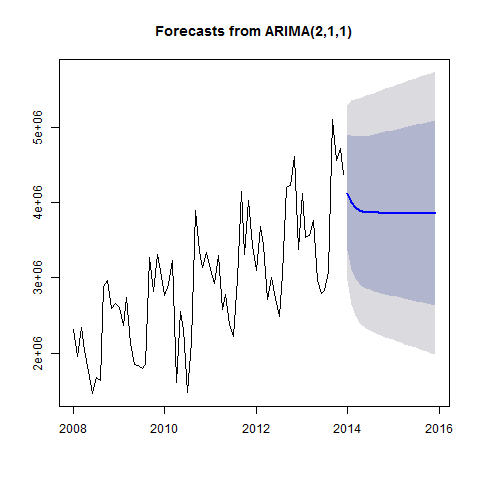

This figure's R source:
#Creates Model_ARIMA_4 plot

png("Plots/Model_ARIMA_4_plot.png")
plot(forecast(Model_ARIMA_4))
dev.off()